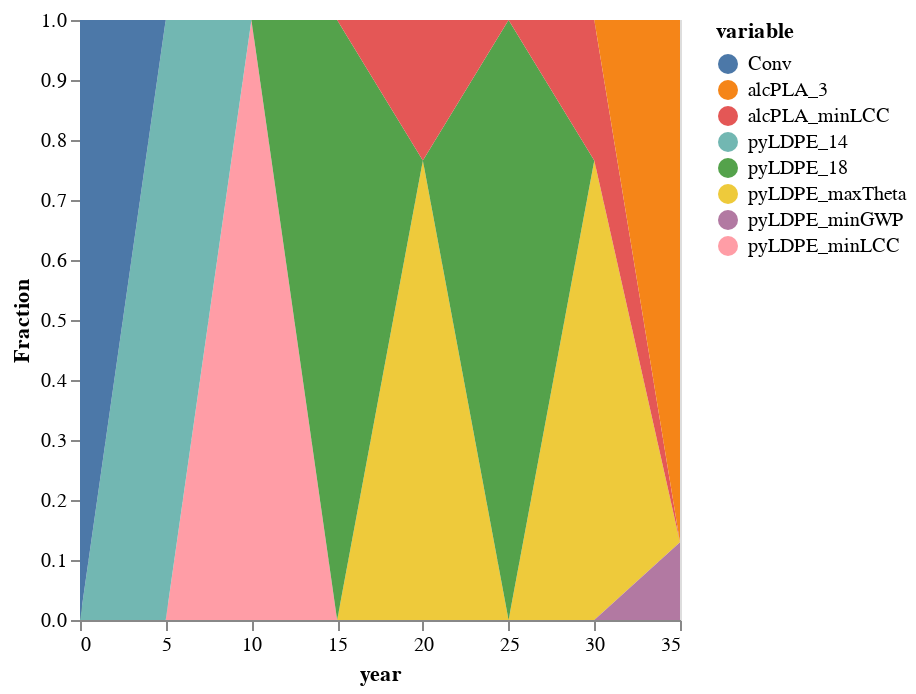

This figure's notebook cell:
### Code cell
comp

### Figure 1 — Vega-Lite specification as saved in the notebook (floating-point values rounded to 4 significant figures)
{"data": {"values": [{"value": 0, "variable": "pyLDPE_maxTheta", "year": 5}, {"value": 0, "variable": "pyLDPE_maxTheta", "year": 10}, {"value": 0, "variable": "pyLDPE_maxTheta", "year": 15}, {"value": 0.7656, "variable": "pyLDPE_maxTheta", "year": 20}, {"value": 0, "variable": "pyLDPE_maxTheta", "year": 25}, {"value": 0.7656, "variable": "pyLDPE_maxTheta", "year": 30}, {"value": 0, "variable": "pyLDPE_maxTheta", "year": 35}, {"value": 0, "variable": "pyLDPE_maxTheta", "year": 0}, {"value": 0, "variable": "pyLDPE_minGWP", "year": 5}, {"value": 0, "variable": "pyLDPE_minGWP", "year": 10}, {"value": 0, "variable": "pyLDPE_minGWP", "year": 15}, {"value": 0, "variable": "pyLDPE_minGWP", "year": 20}, {"value": 0, "variable": "pyLDPE_minGWP", "year": 25}, {"value": 0, "variable": "pyLDPE_minGWP", "year": 30}, {"value": 0.1297, "variable": "pyLDPE_minGWP", "year": 35}, {"value": 0, "variable": "pyLDPE_minGWP", "year": 0}, {"value": 0, "variable": "pyLDPE_minLCC", "year": 5}, {"value": 1, "variable": "pyLDPE_minLCC", "year": 10}, {"value": 0, "variable": "pyLDPE_minLCC", "year": 15}, {"value": 0, "variable": "pyLDPE_minLCC", "year": 20}, {"value": 0, "variable": "pyLDPE_minLCC", "year": 25}, {"value": 0, "variable": "pyLDPE_minLCC", "year": 30}, {"value": 0, "variable": "pyLDPE_minLCC", "year": 35}, {"value": 0, "variable": "pyLDPE_minLCC", "year": 0}, {"value": 1, "variable": "pyLDPE_14", "year": 5}, {"value": 0, "variable": "pyLDPE_14", "year": 10}, {"value": 0, "variable": "pyLDPE_14", "year": 15}, {"value": 0, "variable": "pyLDPE_14", "year": 20}, {"value": 0, "variable": "pyLDPE_14", "year": 25}, {"value": 0, "variable": "pyLDPE_14", "year": 30}, {"value": 0, "variable": "pyLDPE_14", "year": 35}, {"value": 0, "variable": "pyLDPE_14", "year": 0}, {"value": 0, "variable": "pyLDPE_18", "year": 5}, {"value": 0, "variable": "pyLDPE_18", "year": 10}, {"value": 1, "variable": "pyLDPE_18", "year": 15}, {"value": 0, "variable": "pyLDPE_18", "year": 20}, {"value": 1.0, "variable": "pyLDPE_18", "year": 25}, {"value": 0, "variable": "pyLDPE_18", "year": 30}, {"value": 0, "variable": "pyLDPE_18", "year": 35}, {"value": 0, "variable": "pyLDPE_18", "year": 0}, {"value": 0, "variable": "alcPLA_minLCC", "year": 5}, {"value": 0, "variable": "alcPLA_minLCC", "year": 10}, {"value": 0, "variable": "alcPLA_minLCC", "year": 15}, {"value": 0.2344, "variable": "alcPLA_minLCC", "year": 20}, {"value": 7.321e-16, "variable": "alcPLA_minLCC", "year": 25}, {"value": 0.2344, "variable": "alcPLA_minLCC", "year": 30}, {"value": 0, "variable": "alcPLA_minLCC", "year": 35}, {"value": 0, "variable": "alcPLA_minLCC", "year": 0}, {"value": 0, "variable": "alcPLA_3", "year": 5}, {"value": 0, "variable": "alcPLA_3", "year": 10}, {"value": 0, "variable": "alcPLA_3", "year": 15}, {"value": 0, "variable": "alcPLA_3", "year": 20}, {"value": 0, "variable": "alcPLA_3", "year": 25}, {"value": 0, "variable": "alcPLA_3", "year": 30}, {"value": 0.8703, "variable": "alcPLA_3", "year": 35}, {"value": 0, "variable": "alcPLA_3", "year": 0}, {"value": 0, "variable": "Conv", "year": 5}, {"value": 0, "variable": "Conv", "year": 10}, {"value": 0, "variable": "Conv", "year": 15}, {"value": 0, "variable": "Conv", "year": 20}, {"value": 0, "variable": "Conv", "year": 25}, {"value": 0, "variable": "Conv", "year": 30}, {"value": 0, "variable": "Conv", "year": 35}, {"value": 1, "variable": "Conv", "year": 0}]}, "encoding": {"color": {"field": "variable", "type": "nominal"}, "x": {"field": "year", "type": "quantitative"}, "y": {"field": "value", "stack": "zero", "title": "Fraction", "type": "quantitative"}}, "legend": "sNames", "mark": "area"}
